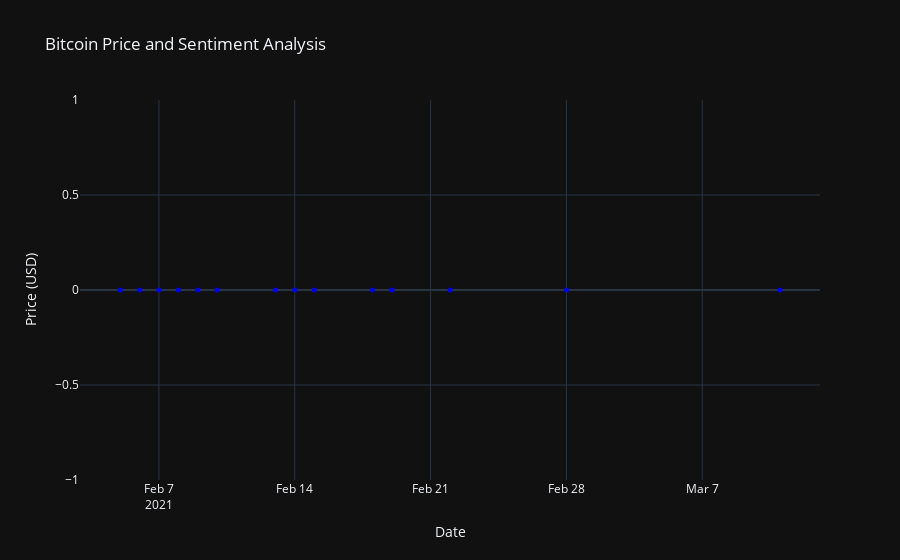

Notebook cell for this chart:
### Code cell
import yfinance as yf
import pandas as pd
import plotly.graph_objects as go


# Create the candlestick chart
fig = go.Figure(data=[go.Candlestick(
    x=merged['date'],
    open=merged['btc_open'],
    close=merged['btc_close'],
    name='BTC Price',
    increasing_line_color='green', decreasing_line_color='red',
)])

# Add sentiment line (you can adjust this for how you want sentiment displayed)
fig.add_trace(go.Scatter(
    x=merged['date'],
    y=merged['avg_sentiment'].apply(lambda x: 1 if x == 'POSITIVE' else (-1 if x == 'NEGATIVE' else 0)),  # Map sentiment to numerical values for plotting
    mode='markers',
    name='Sentiment',
    marker=dict(color='blue', size=5)
))

# Layout updates for better visibility
fig.update_layout(
    title="Bitcoin Price and Sentiment Analysis",
    xaxis_title="Date",
    yaxis_title="Price (USD)",
    xaxis_rangeslider_visible=False,
    template="plotly_dark",
)

fig.show()

### Figure 1 — Plotly figure (JSON) as saved in the notebook; plotly's stock layout.template omitted (floating-point values rounded to 4 significant figures)
{"data": [{"close": [38140.0, 39270.0, 38900.0, 46200.0, 46480.0, 44920.0, 47110.0, 48720.0, 47950.0, 51680.0, 55890.0, 54210.0, 45140.0, 57810.0], "decreasing": {"line": {"color": "red"}}, "increasing": {"line": {"color": "green"}}, "name": "BTC Price", "open": [36930.0, 38140.0, 39250.0, 38890.0, 46180.0, 46470.0, 47490.0, 47110.0, 48700.0, 52140.0, 51680.0, 57530.0, 46190.0, 55960.0], "type": "candlestick", "x": ["2021-02-05T00:00:00.000000000", "2021-02-06T00:00:00.000000000", "2021-02-07T00:00:00.000000000", "2021-02-08T00:00:00.000000000", "2021-02-09T00:00:00.000000000", "2021-02-10T00:00:00.000000000", "2021-02-13T00:00:00.000000000", "2021-02-14T00:00:00.000000000", "2021-02-15T00:00:00.000000000", "2021-02-18T00:00:00.000000000", "2021-02-19T00:00:00.000000000", "2021-02-22T00:00:00.000000000", "2021-02-28T00:00:00.000000000", "2021-03-11T00:00:00.000000000"]}, {"marker": {"color": "blue", "size": 5}, "mode": "markers", "name": "Sentiment", "type": "scatter", "x": ["2021-02-05T00:00:00.000000000", "2021-02-06T00:00:00.000000000", "2021-02-07T00:00:00.000000000", "2021-02-08T00:00:00.000000000", "2021-02-09T00:00:00.000000000", "2021-02-10T00:00:00.000000000", "2021-02-13T00:00:00.000000000", "2021-02-14T00:00:00.000000000", "2021-02-15T00:00:00.000000000", "2021-02-18T00:00:00.000000000", "2021-02-19T00:00:00.000000000", "2021-02-22T00:00:00.000000000", "2021-02-28T00:00:00.000000000", "2021-03-11T00:00:00.000000000"], "y": [0, 0, 0, 0, 0, 0, 0, 0, 0, 0, 0, 0, 0, 0]}], "layout": {"title": {"text": "Bitcoin Price and Sentiment Analysis"}, "xaxis": {"rangeslider": {"visible": false}, "title": {"text": "Date"}}, "yaxis": {"title": {"text": "Price (USD)"}}}}
